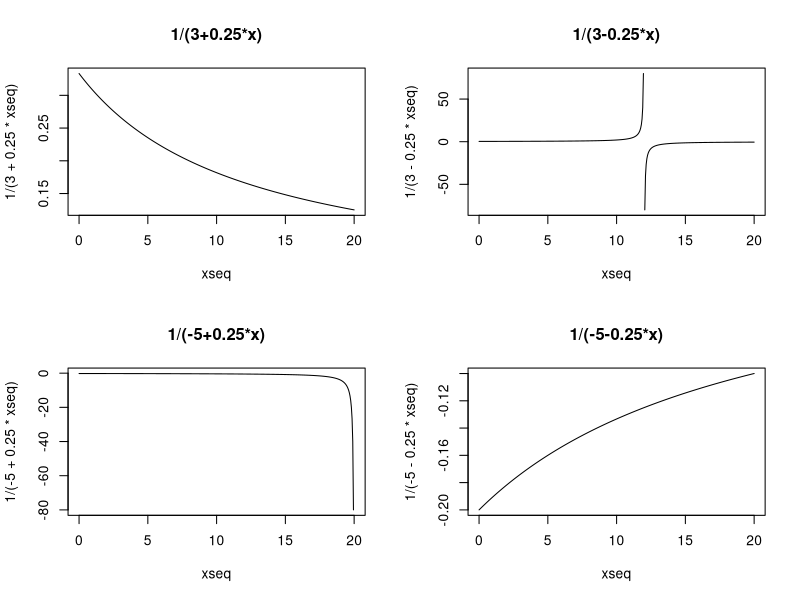
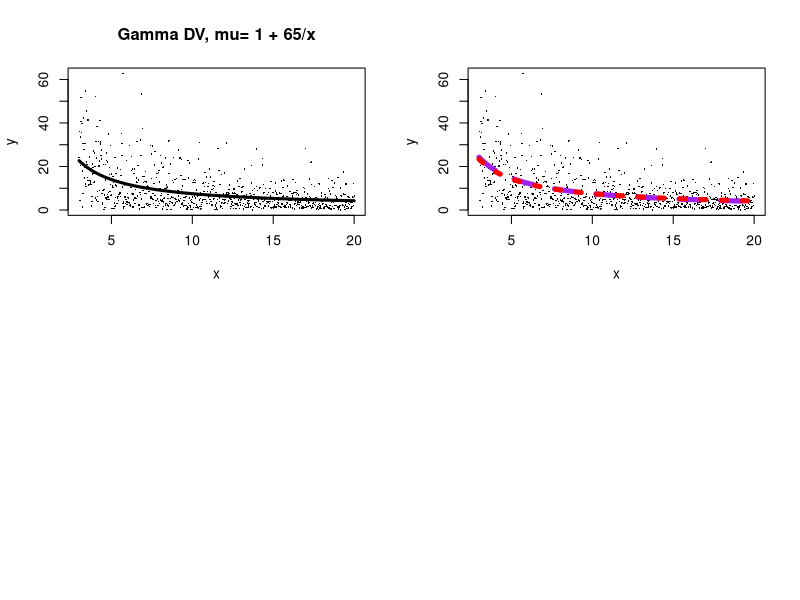
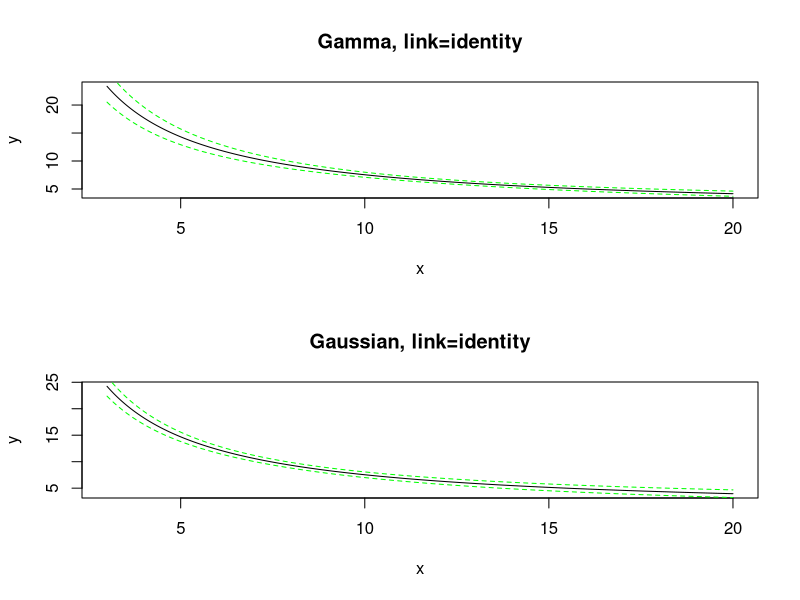
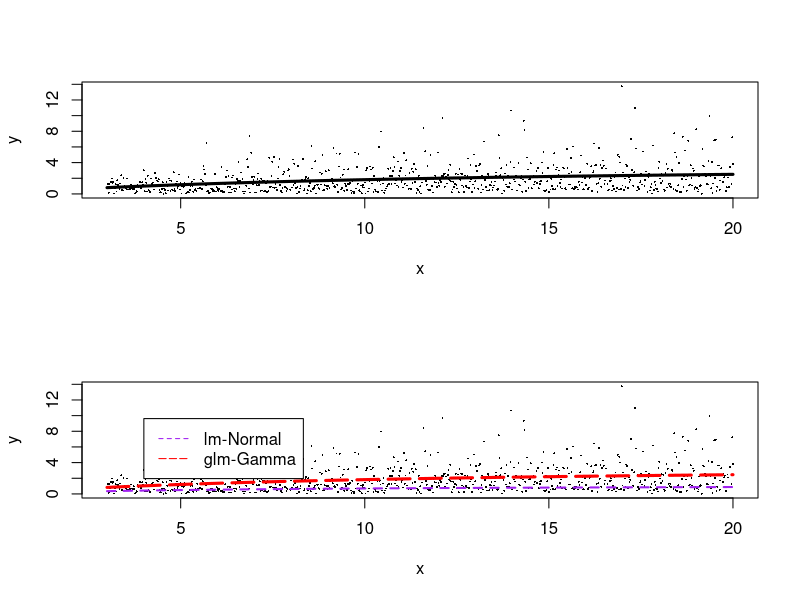
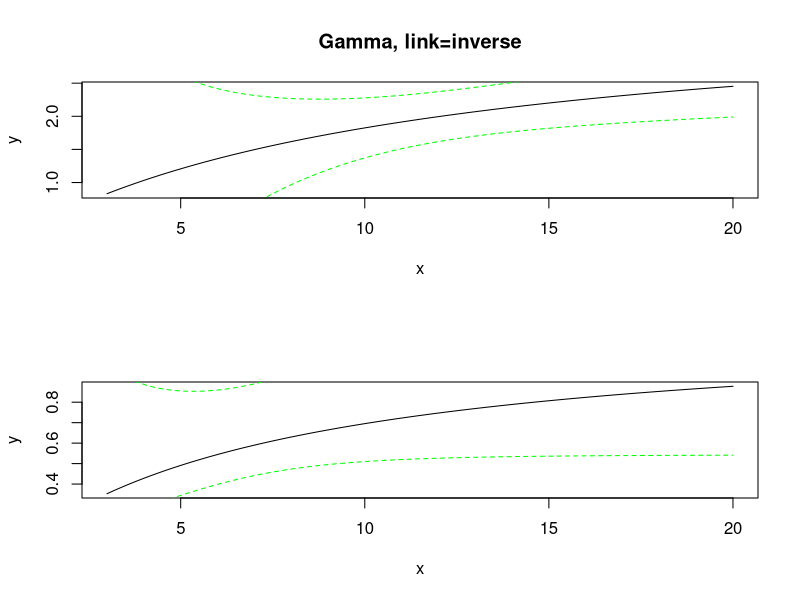
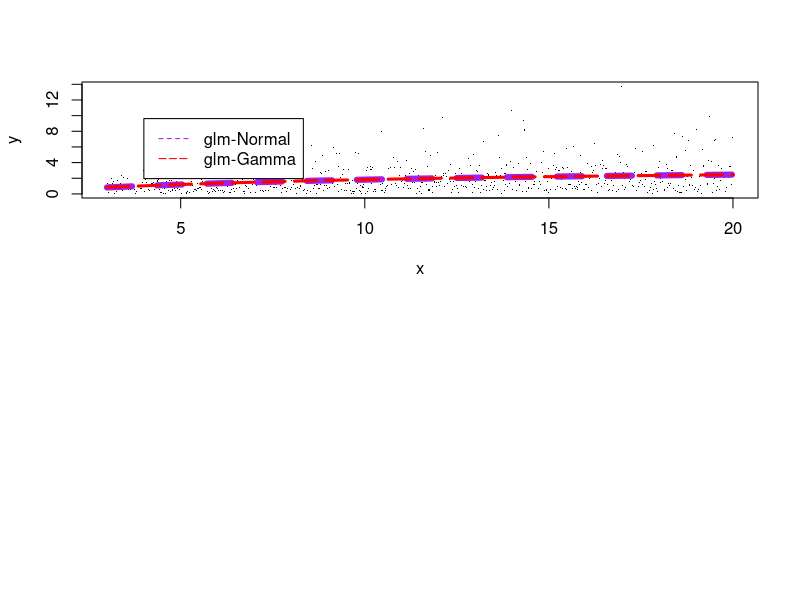

Generate these figures, in order, with R:
### R code from vignette source '/home/pauljohn/tmp/lyxtmp/lyx_tmpdir.M22660/lyx_tmpbuf2/GammaGLM-01.Rnw'
### Encoding: UTF-8

###################################################
### code chunk number 1: GammaGLM-01.Rnw:15-16
###################################################
  if(exists(".orig.enc")) options(encoding = .orig.enc)


###################################################
### code chunk number 2: GammaGLM-01.Rnw:115-117
###################################################
unlink("plots", recursive=T)
dir.create("plots", showWarnings=F)


###################################################
### code chunk number 3: Roptions
###################################################
options(width=100, prompt="> ", continue="+  ")
options(useFancyQuotes = FALSE) 
set.seed(12345)
op <- par() 
#pjmar <- c(5.1, 4.1, 1.0, 2.1) 
#options(SweaveHooks=list(fig=function() par(mar=pjmar, ps=10)))
options(SweaveHooks=list(fig=function() par(ps=10)))
pdf.options(onefile=F,family="Times",pointsize=10)


###################################################
### code chunk number 4: 1
###################################################
par (mfrow=c(2,2))

xseq <- seq(0,20,by=0.05)

plot(xseq,1/(3+ .25 * xseq),main="1/(3+0.25*x)",type="l")

plot(xseq,1/(3-0.25 * xseq),main="1/(3-0.25*x)",type="l")

plot(xseq,1/(-5+.25*xseq),main="1/(-5+0.25*x)",type="l")

plot(xseq,1/(-5-.25*xseq),main="1/(-5-0.25*x)",type="l")



###################################################
### code chunk number 5: 2
###################################################
set.seed(223456)

xseq<- seq(3, 20, length.out=800)

yobs <- vector()

mu <- vector()

for ( i in 1:800){

  mu[i] <- 1 + 65 / xseq[i]

  yobs[i] <- rgamma(1, shape=1.5, scale=mu[i]/1.5)

}

plot(xseq,yobs,type="n",main="Gamma DV, mu= 1 + 65/x",xlab="x",ylab="y")

points(xseq,yobs,pch=16,cex=0.25)

lines(xseq,mu, lty=1,lwd=3)



###################################################
### code chunk number 6: GammaGLM-01.Rnw:551-560
###################################################

agam <- glm(yobs ~ I(1/xseq), family = Gamma(link = "identity"), control = glm.control(maxit=100),start=c(1,65))

library(MASS)

myshape <- gamma.shape(agam)

gampred <- predict(agam,type="response", se=T, dispersion=1/myshape$alpha)



###################################################
### code chunk number 7: GammaGLM-01.Rnw:572-574
###################################################
summary(agam,dispersion=1/myshape$alpha)



###################################################
### code chunk number 8: GammaGLM-01.Rnw:585-589
###################################################
lmmod <- glm(yobs~ I(1/xseq))

lmpred <- predict(lmmod, se=T)



###################################################
### code chunk number 9: GammaGLM-01.Rnw:595-597
###################################################
summary(lmmod)



###################################################
### code chunk number 10: GammaGLM-01.Rnw:604-608
###################################################
lmmod1a <- lm ( yobs~I(1/xseq))

summary(lmmod1a)



###################################################
### code chunk number 11: 3
###################################################
plot(xseq,yobs,type="n", xlab="x",ylab="y")

points(xseq,yobs,pch=16,cex=0.25)

lines(xseq,lmpred$fit,lty=2,lwd=5,col="purple")

lines(xseq,gampred$fit, lty=3, lwd=5, col="red")



###################################################
### code chunk number 12: GammaGLM-01.Rnw:666-669
###################################################

cbind(glmGamma=gampred$fit[1:10],glmNormal=lmpred$fit[1:10])



###################################################
### code chunk number 13: GammaGLM-01.Rnw:681-695
###################################################
par(mfcol=c(2,1))

plot(xseq,gampred$fit,type="l",xlab="x",ylab="y", main="Gamma, link=identity")

lines(xseq, gampred$fit+2*gampred$se,lty=2,col="green")

lines(xseq, gampred$fit-2*gampred$se,lty=2,col="green")

plot(xseq,lmpred$fit,type="l",xlab="x",ylab="y", main="Gaussian, link=identity")

lines(xseq, lmpred$fit+2*lmpred$se,lty=2,col="green")

lines(xseq, lmpred$fit-2*lmpred$se,lty=2,col="green")



###################################################
### code chunk number 14: GammaGLM-01.Rnw:765-787
###################################################
set.seed(223456)

xseq <- seq(3, 20, length.out=800)

yobs2 <- vector()

mu2 <- vector()

for ( i in 1:800){

  mu2[i] <- xseq[i]/(3 + 0.25 * xseq[i])

  yobs2[i] <- rgamma(1, shape=1.5, scale=mu2[i]/1.5)

}

plot(xseq,yobs2,type="n",xlab="x",ylab="y")

points(xseq,yobs2,pch=16,cex=0.25)

lines(xseq, mu2, lty=1,lwd=3)



###################################################
### code chunk number 15: GammaGLM-01.Rnw:815-823
###################################################
agam2<-glm(yobs2~ I(1/xseq), family=Gamma(link="inverse"), control=glm.control(maxit=100),start=c(2,4))

library(MASS)

myshape2 <- gamma.shape(agam2)

gampred2 <- predict(agam2,type="response", se=T, dispersion=1/myshape2$alpha)



###################################################
### code chunk number 16: GammaGLM-01.Rnw:832-834
###################################################
summary(agam2, dispersion=1/myshape2$alpha)



###################################################
### code chunk number 17: GammaGLM-01.Rnw:850-855
###################################################

lmmod2 <- lm(I(1/yobs2)~I(1/xseq))

lmpred2 <- predict(lmmod2, se=T)



###################################################
### code chunk number 18: GammaGLM-01.Rnw:866-868
###################################################
summary(lmmod2)



###################################################
### code chunk number 19: GammaGLM-01.Rnw:883-893
###################################################
plot(xseq,yobs2,type="n",xlab="x",ylab="y")

points(xseq,yobs2,pch=16,cex=0.25)

lines(xseq,1/lmpred2$fit,lty=2,lwd=2,col="purple")

lines(xseq,gampred2$fit, lty=5, lwd=3, col="red")

legend(.2*max(xseq),.7*max(yobs2), legend=c("lm-Normal","glm-Gamma"), lty=c(2,5),col=c("purple","red"))



###################################################
### code chunk number 20: GammaGLM-01.Rnw:905-923
###################################################
par(mfcol=c(2,1))

plot(xseq,gampred2$fit,type="l",xlab="x",ylab="y", main="Gamma, link=inverse")

lines(xseq, gampred2$fit+2*gampred$se,lty=2,col="green")

lines(xseq, gampred2$fit-2*gampred$se,lty=2,col="green")

plot(xseq,1/lmpred2$fit,type="l",xlab="x",ylab="y", main="")

ypsem<- lmpred2$fit-1.96*lmpred$se

ypsep<- lmpred2$fit+1.96*lmpred$se

lines(xseq, 1/ypsem,lty=2,col="green")

lines(xseq, 1/ypsep,lty=2,col="green")



###################################################
### code chunk number 21: GammaGLM-01.Rnw:950-955
###################################################

lmmod3 <- glm(yobs2 ~ I(1/xseq), family=gaussian(link="inverse"))

summary(lmmod3)



###################################################
### code chunk number 22: GammaGLM-01.Rnw:971-983
###################################################
lmpred3 <- predict(lmmod3, se=T, type="response")

plot(xseq,yobs2,type="n",xlab="x",ylab="y")

points(xseq,yobs2,pch=16,cex=0.15)

lines(xseq,lmpred3$fit,lty=2,lwd=6,col="purple")

lines(xseq,gampred2$fit, lty=5, lwd=3, col="red")

legend(.2*max(xseq),.7*max(yobs2), legend=c("glm-Normal","glm-Gamma"), lty=c(2,5),col=c("purple","red"))
